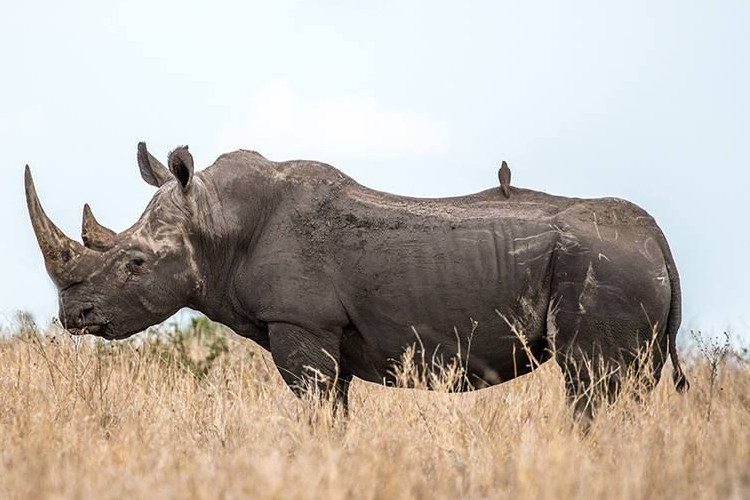
#> input picture rhino_resize.jpg, 750 x 500 px
$ python hybridize_images.py
#> lines starting #> are read from the running program, lines starting #| are printed output that depends on the picture
"""
This program creates a hybrid of two images
It uses a simple version of the SIGGRAPH 2006 paper by Oliva, Torralba, and Schyns
"""

import matplotlib.pyplot as plt
import numpy as np
import os

from scipy.ndimage import gaussian_filter

"""
Given an image, split the image into two frequency bands
and return the two components (low, high)

Parameters
----------
image : numpy.array (dtype = uint8)
    a HxWx3 array of the image

sigma : float
    the width of the gaussian filter

Returns
-------
tuple of numpy.array (dtype = float)
    two HxWx3 arrays containing low/high freq components respectively
"""
def split_bands(image, sigma_val):
    image_data = image.astype(float) / 256

    #Separate RGB channels of image
    image_r = image_data[:, :, 0]
    image_g = image_data[:, :, 1]
    image_b = image_data[:, :, 2]

    #Obtain low frequency component of each color chanel
    low_r = gaussian_filter(image_r, sigma = sigma_val)
    low_g = gaussian_filter(image_g, sigma = sigma_val)
    low_b = gaussian_filter(image_b, sigma = sigma_val)

    #Obtain high frequency component of each color chanel
    high_r = np.subtract(image_r, low_r)
    high_g = np.subtract(image_g, low_g)
    high_b = np.subtract(image_g, low_b)

    #Combine all components into their respective arrays
    low_freq = np.dstack((low_r, low_g, low_b))
    high_freq = np.dstack((high_r, high_g, high_b))

    return low_freq, high_freq

"""
Given the frequency components of an image, converts the components to grayscale

Parameters
----------
low_freq : numpy.array (dtype = float)
    a HxWx3 array of the low frequency component of an image

high_freq: numpy.array (dtype = float)
    a HxWx3 array of the high frequency component of an image

Returns
-------
tuple of numpy.array (dtype =float)
    two HxW arrays containing low/high freq components respectively in grayscale
"""
def convert_grayscale(low_freq, high_freq):
    low_freq_gray = np.dot(low_freq[:, :, 0:3], [0.2898, 0.5870, 0.1140])
    high_freq_gray = np.dot(high_freq[:, :, 0:3], [0.2898, 0.5870, 0.1140])

    return low_freq_gray, high_freq_gray

#Obtain images for testing
file_path_1 = os.getcwd() + "/rhino_resize.jpg"
image_data_1 = plt.imread(file_path_1)
#> image_data_1 is the input picture: shape (500, 750, 3); mean R, G, B 184.7, 176.5, 168.3
file_path_2 = os.getcwd() + "/lion_resize.jpg"
image_data_2 = plt.imread(file_path_2)
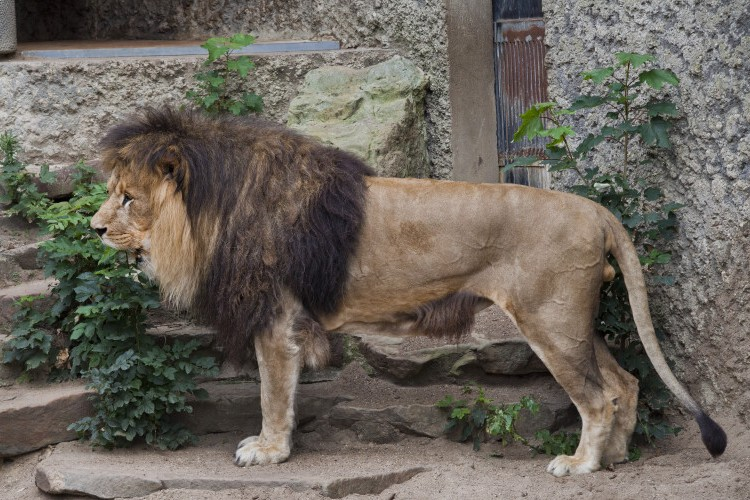
#> input picture lion_resize.jpg, 750 x 500 px
#> image_data_2 is the input picture: shape (500, 750, 3); mean R, G, B 107.1, 101.1, 92.3

#Calculate low frequency component and high frequency component of images
low_freq_data_1, high_freq_data_1 = split_bands(image_data_2, 6)
#> in split_bands, `image_b = image_data[:, :, 2]`:
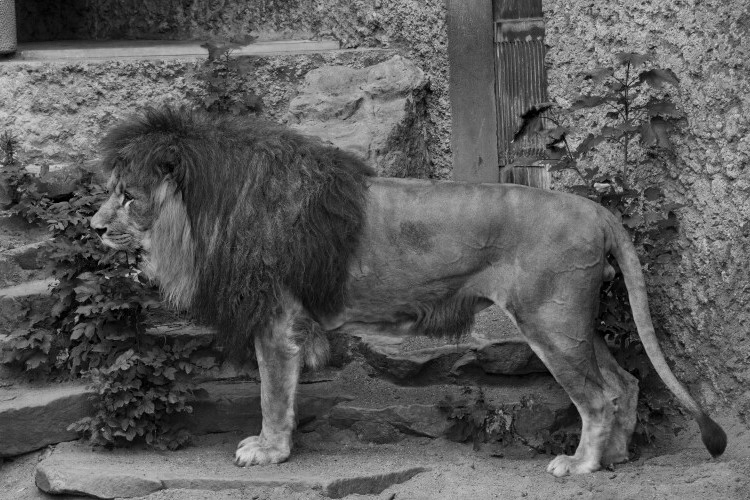
#> image_b: shape (500, 750) float64; min 0, max 0.875, mean 0.361
#> in split_bands, `high_freq = np.dstack((high_r, high_g, high_b))`:
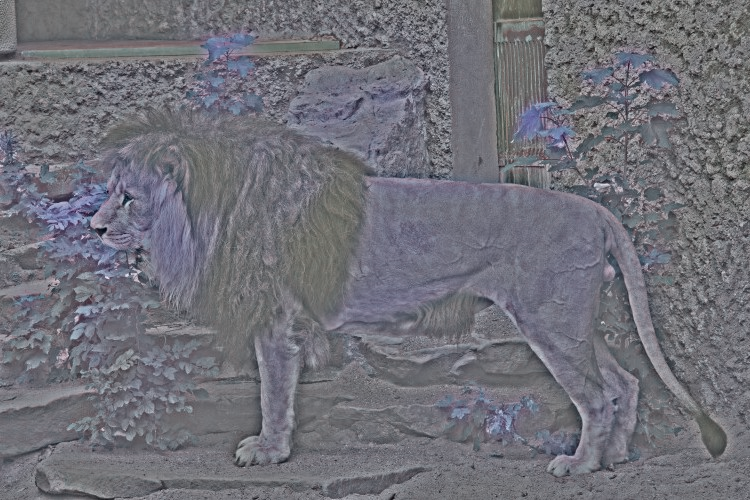
#> high_freq: shape (500, 750, 3) float64; mean of channels 0, 1, 2 -7.75e-17, -7.49e-17, 0.0341; drawn with min black and max white
low_freq_data_2, high_freq_data_2 = split_bands(image_data_1, 10)
low_freq_data_3, high_freq_data_3 = split_bands(image_data_1, 2.5)
#> call 3 of split_bands, with sigma_val = 2.5
#> in split_bands (call 3), `low_r = gaussian_filter(image_r, sigma = sigma_val)`:
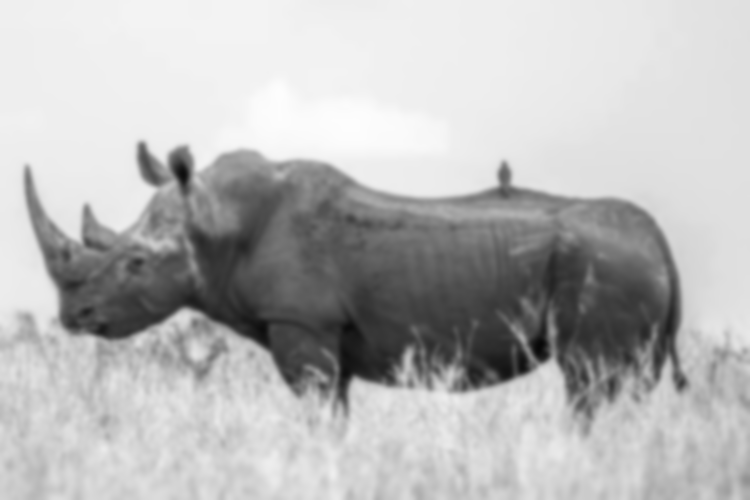
#> low_r: shape (500, 750) float64; min 0.0314, max 0.995, mean 0.721
#> in split_bands (call 3), `low_g = gaussian_filter(image_g, sigma = sigma_val)`:
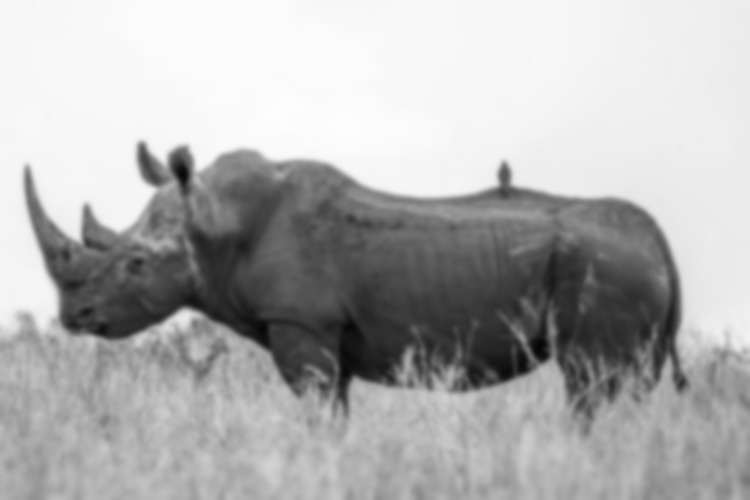
#> low_g: shape (500, 750) float64; min 0.0227, max 0.995, mean 0.69
#> in split_bands (call 3), `low_b = gaussian_filter(image_b, sigma = sigma_val)`:
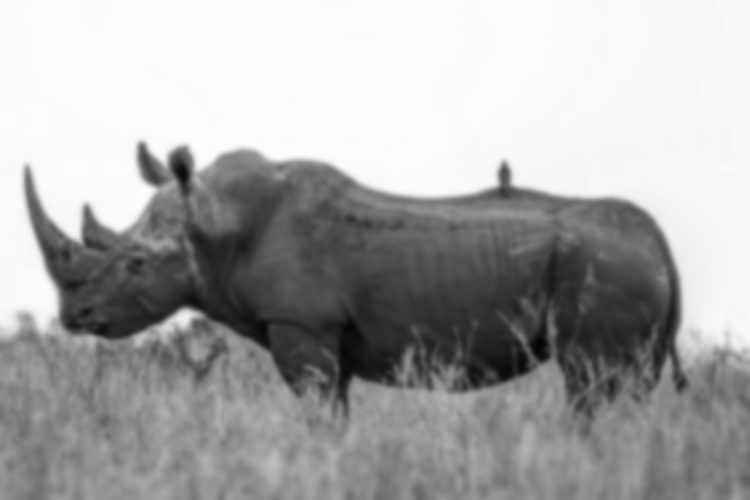
#> low_b: shape (500, 750) float64; min 0.0118, max 0.996, mean 0.657
#> in split_bands (call 3), `high_freq = np.dstack((high_r, high_g, high_b))`:
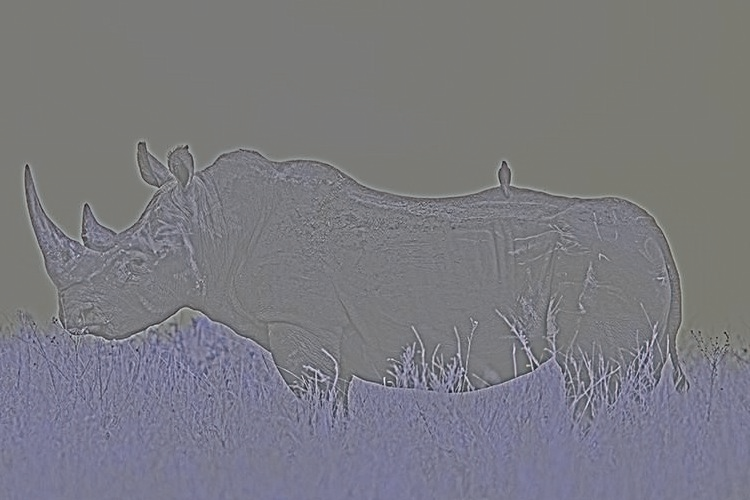
#> high_freq: shape (500, 750, 3) float64; mean of channels 0, 1, 2 2.81e-16, 2.64e-16, 0.0323; drawn with min black and max white
low_freq_data_4, high_freq_data_4 = split_bands(image_data_2, 8)

#Convert components to grayscale for display
low_freq_gray_1, high_freq_gray_1 = convert_grayscale(low_freq_data_1, high_freq_data_1)
low_freq_gray_2, high_freq_gray_2 = convert_grayscale(low_freq_data_2, high_freq_data_2)
low_freq_gray_3, high_freq_gray_3 = convert_grayscale(low_freq_data_3, high_freq_data_3)
low_freq_gray_4, high_freq_gray_4 = convert_grayscale(low_freq_data_4, high_freq_data_4)

#Create hybrid image by combining frequency components
hybrid_1 = np.add(low_freq_gray_2, high_freq_gray_1)
hybrid_2 = np.add(low_freq_gray_4, high_freq_gray_3)

#Display input images and hybrid images
fig, axs = plt.subplots(2, 2, figsize = (10, 8))
axs[0][0].imshow(image_data_1)
axs[0][0].set_title("Input Image 1")
axs[0][1].imshow(image_data_2)
axs[0][1].set_title("Input Image 2")
axs[1][0].imshow(hybrid_1, cmap = 'gray')
axs[1][0].set_title("Hybrid Image 1")
axs[1][1].imshow(hybrid_2, cmap = 'gray')
axs[1][1].set_title("Hybrid Image 2")
plt.show()
